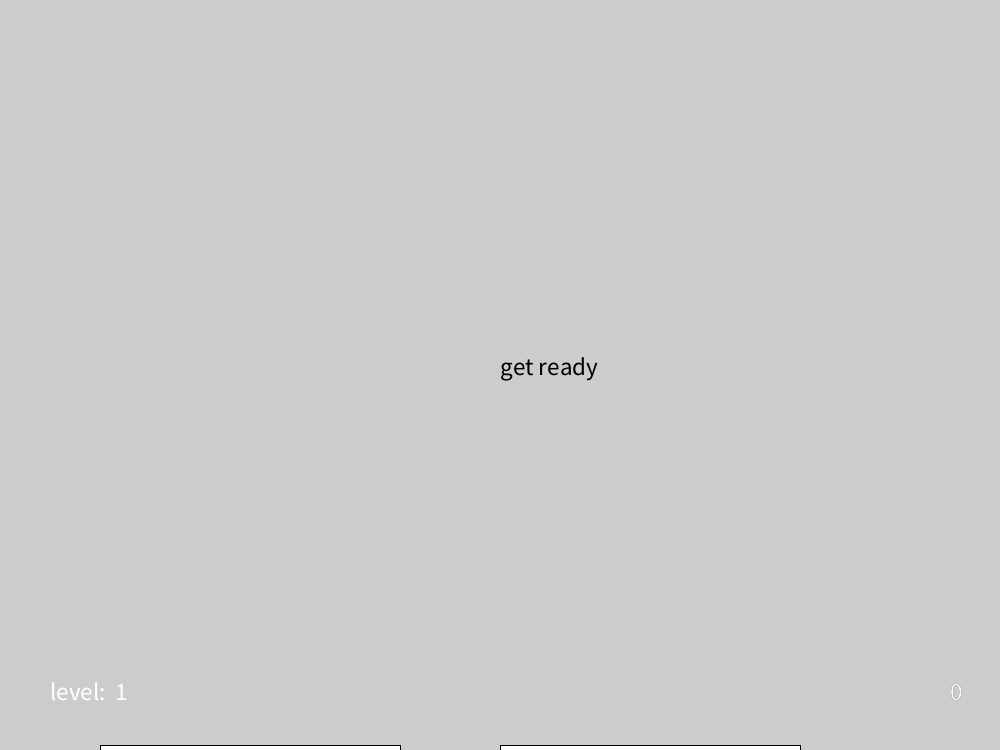
Frame 1 (no input)
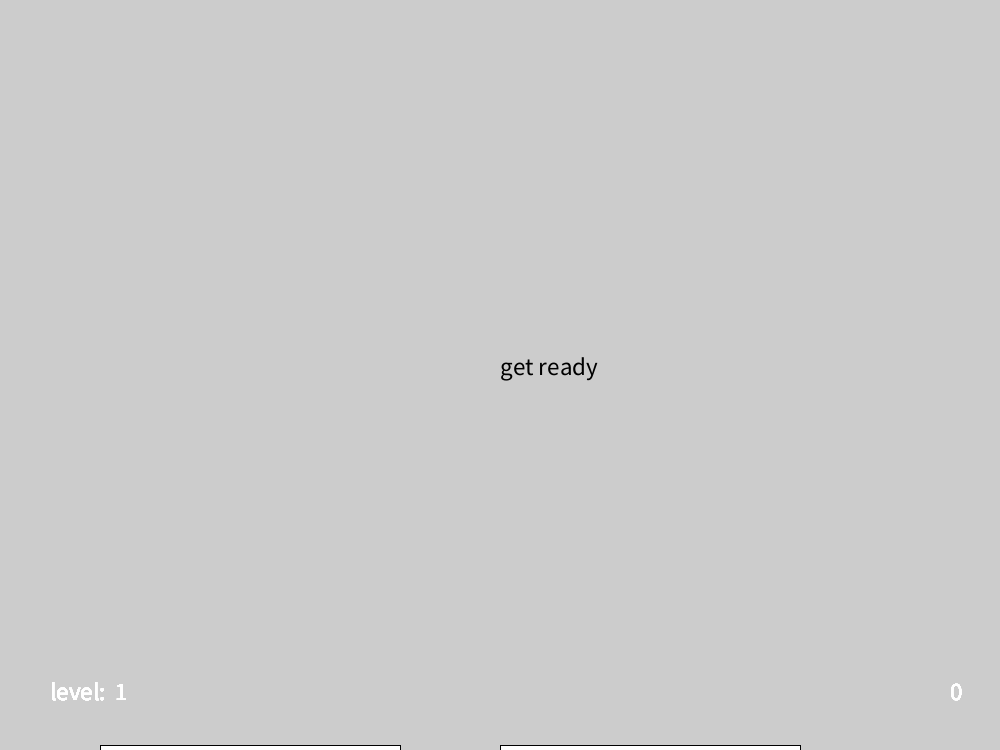
Frame 60 (the mouse pressed at the canvas centre just before this capture)
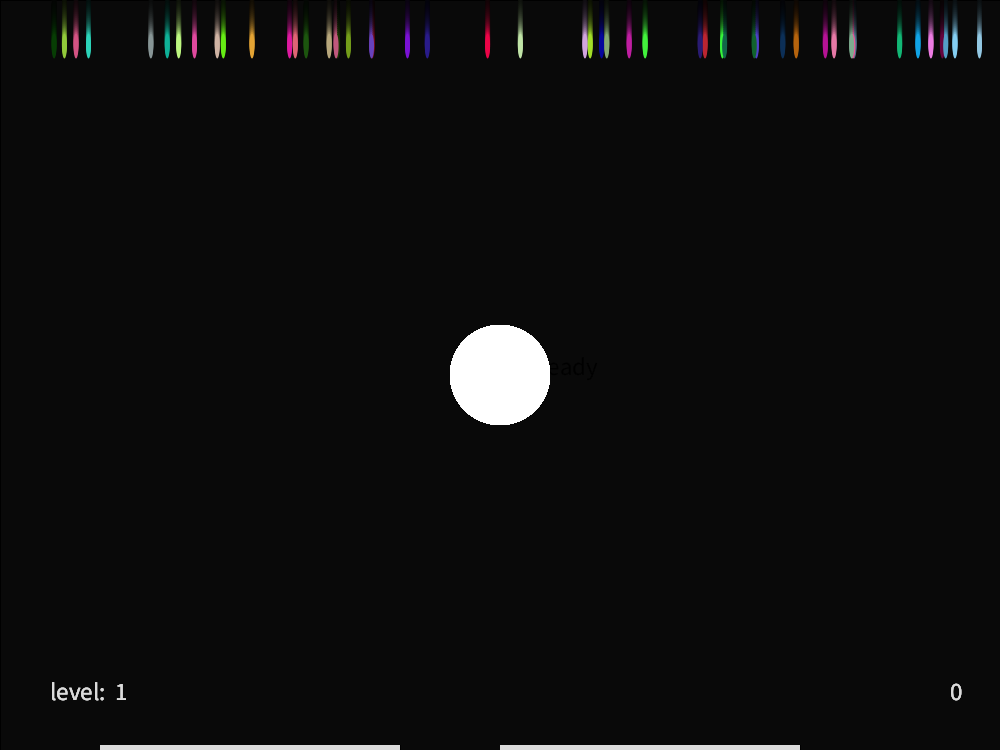
Frame 120 (the mouse held since frame 60 and released just before this capture)

The Processing sketch that drew these frames (run headless with seeded random() and noise(); from frame 60 on, the mouse is pressed at the canvas centre):

// Processing sketch: final_project_stuff
// ── final_project_stuff.pde


int count = 50; 
int score= 0;
int stage = 1; 
int fast = 1;
int lenghtc=300;
int lenghtb=300;

//PVector mouse;   //declare a P

Raindrop[] r = new Raindrop [count];      //declare a new Raindrop called r
Catcher c;
Catcher b;
// On your own, create an array of Raindrop objects instead of just one
// Use the array instead of the single object
// You can start out by just using the single Raindrop as you test


void setup() {
  count = 50;
  size(1000, 750);
  fill(0);
  textSize(25);
  text("get ready", width/2, height/2);  
  text(score, width -50, height -50);
  //mouse = new PVector();     
  for (int i=0; i < count; i++) {
    //initialize mouse PVector. value is irrelevant since it will be set at the start of void draw(){}
    r[i] = new Raindrop(1, 5);   //Initialize r. The parameters used are the initial x and y positio);
  }
  c = new Catcher(100);
  b = new Catcher(100);
}



void draw() {
  fill(255);
  text(score, width -50, height -50);
  text("level:", 50, height-50);
  text(stage, 115, height-50);
  rect(100, height-5, lenghtc, 5);
  rect(500, height-5, lenghtb, 5);

  //  background(0, 200, 255);
  for (int i=0; i < count; i++) {
    if (score == 50 && (r[i].isInContactWith(c))) {
      stage = stage +1;
      println("level up");
    }
  }
  for (int i=0; i < count; i++) {
    if (score == 100 && (r[i].isInContactWith(c))) {
      stage = stage +1;
      println("level up");
    }
  }
  for (int i=0; i < count; i++) {
    if (score == 200 && (r[i].isInContactWith(c))) {
      stage = stage +1;
      println("level up");
    }
  }
  for (int i=0; i < count; i++) {
    if (score == 300 && (r[i].isInContactWith(c))) {
      stage = stage +1;
      println("level up");
    }
  }

  if (frameCount >= 100) {
    fill(0, 35);
    rect(0, 0, width, height);
   for (int i=0; i < count; i++) {
    if (lenghtc >= 0) {
      c.display();
       c.move('a', 'd', 'w', 's' );
       if (r[i].isInContactWith(c)) {      //check to see if the raindrop is in contact with the point represented by the PVector called mouse
        r[i].reset();        //if it is, reset th*/e raindrop
        score = score +1;
        if (lenghtc > -2) {
        lenghtc=lenghtc-2;
        }
      }
    }
    if (lenghtb >= 0) {
      b.display();
      b.move('h', 'k','u','j');
      if (r[i].isInContactWith(b)) {      //check to see if the raindrop is in contact with the point represented by the PVector called mouse
        r[i].reset();        //if it is, reset th*/e raindrop
        score = score +1;
        if (lenghtb > -2) {
        lenghtb=lenghtb-2;
      }
      }
    }
    
      ////mouse.set(mouseX, mouseY);             //set value of mouse as mouseX,mouseY
      r[i].move();         //make the raindrop fall. It should accelerate as if pulled towards the ground by earth's gravity
      r[i].display();      //display the raindr);
      //if (r[i].isInContactWith(c)) {      //check to see if the raindrop is in contact with the point represented by the PVector called mouse
      //  r[i].reset();        //if it is, reset the raindrop
     //   score = score +1;
      //  if (lenghtc > -2) {
       // lenghtc=lenghtc-2;
       // }
     // }

      //if (r[i].isInContactWith(b)) {      //check to see if the raindrop is in contact with the point represented by the PVector called mouse
      //  r[i].reset();        //if it is, reset the raindrop
      //  score = score +1;
      //  if (lenghtb > -2) {
      //  lenghtb=lenghtb-2;
      //}
      //}
      if (r[i].loc.y > height + r[i].diam/2) {     //check to see if the raindrop goes below the bottom of the screen
        r[i].reset();                           //if it does, reset the raindrop
      }
    }
    
  }
}
// ── catcher.pde
class Catcher {
  PVector loc;
  int diam;

  Catcher(int tDiam) {

    loc = new PVector(random (width), random(height)); //location of catacher
    diam = tDiam; //size
    loc.x= width/2;
    loc.y=height/2;
  }
  void display() { //displaying catcher
    fill(255);
    noStroke();
    ellipse(loc.x, loc.y, diam, diam);
  }
  void move(char thekeyleft, char thekeyright, char thekeyup, char thekeydown) {
    if (keyPressed && key == thekeyleft) {
      loc.x = loc.x-.1;
      println("moveleft");
    }
    if (keyPressed && key == thekeyright) {
      loc.x = loc.x+.1;
      println("moveright");
    }
    if (keyPressed && key == thekeyup) {
      loc.y = loc.y+.1;
      println("moveup");
    }
    if (keyPressed && key == thekeydown) {
      loc.y = loc.y+.1;
      println("movedown");
    }
  }
  
}
 
// ── raindrop.pde



class Raindrop { 
  PVector loc, vel, acc;
  int diam;
  color c;
  int speed;
  int fast = 1;
  int score = 0;


  //this is a constructor. you can have more than one constructor for a given class
  Raindrop(int tspeed, int size) { 
    speed = tspeed; //set speed
    diam = size; //set raindrop size
    loc = new PVector(random(diam, width-diam), 0); //set raindrop location 
    vel = new PVector(0, 2); //choose raindrop velocity 
    vel.mult(3); //multiply raindrop velocity 
    acc = new PVector(0, 2);  //give a random acceleration
    acc.mult(.5); // multiply acceleration 
    c = color(random(255), random(255), random(255)); //set color
  }

  //after declaring fields and setting up constructors, you can define your methods
  void display() { //display the raindrop
    fill(c); //choose color
    noStroke(); //no boarders 
    ellipse(loc.x, loc.y, diam, diam*5); //raindrop location
  }
  void move() {


    //acc.mult(15);

    loc.add(vel);
    if (score >= 0 && score <= 24) {
      vel.limit(2);
      if (score >= 25 && score <= 50) {
        vel.limit(5);
        println("speed up1");
      }
      if (score >= 51 && score <= 100) {
        vel.limit(7);
        println("speed up2");
      }

      if (score >= 101 && score <= 125) {
        vel.limit(9);
        println("speed up3");
      }
      if (score >= 126) {
        vel.limit(13);
        println("speed up4");
      }
    }
  }
  /*******
   void center() {
   if (loc.x-diam >= width || loc.y-diam >= height || loc.x+diam <= 0 || loc.y+diam <= 0) { 
   loc.x = width/2;
   loc.y = height/2;
   vel = PVector.random2D();
   c = color(random(255), random(255), random(255));
   }
   }
   *************/


  boolean isInContactWith (Catcher thing) { 
    if (thing.loc.dist(loc) < thing.diam/2+diam) { //if the distace between catcher and raindrop is the less than or equal to diam

      score = score +1;
      println(score);
      return true;
    } else {
      return false;
      //}
    }
  }


  void reset() {
    loc.y= 0-diam*5;
    loc.x=random(0, width);
    vel= vel.mult(1.0000000000005);
    loc.add(vel);
    vel.limit(10);
  }

  //void fall() {
  //  loc.add(vel);
  //}
}
